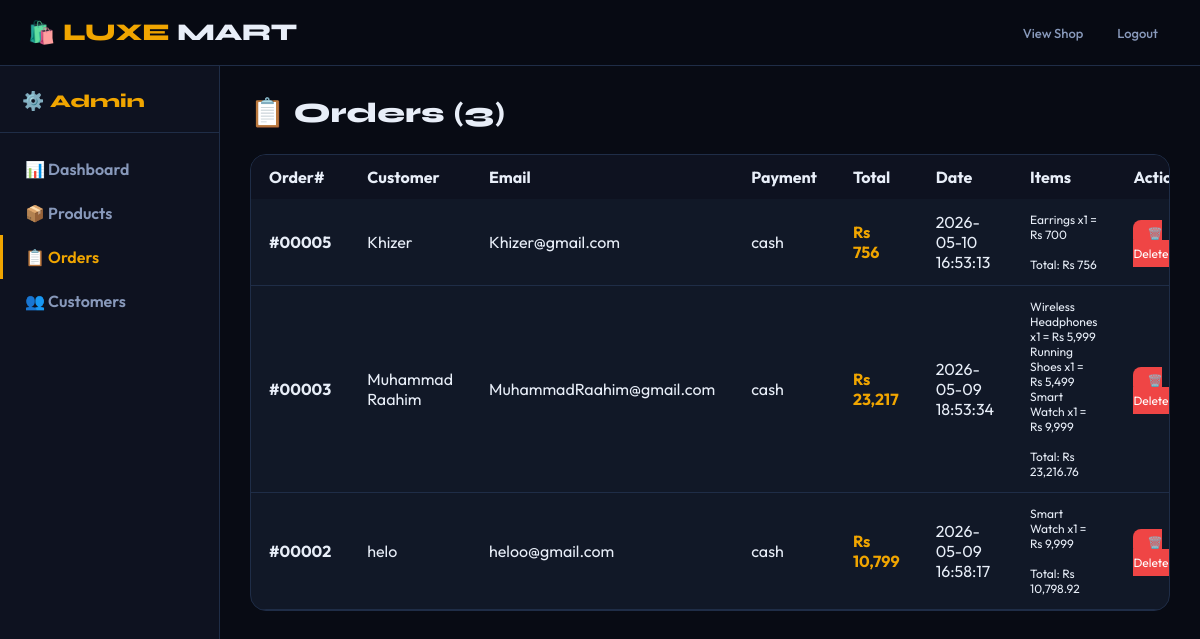
Page /admin.php?tab=orders (signed in) on the committed database.
### tables this page shows
CREATE TABLE `orders` (
  `id` int(11) NOT NULL,
  `cust_name` varchar(100) NOT NULL,
  `email` varchar(100) NOT NULL,
  `phone` varchar(20) DEFAULT NULL,
  `address` text DEFAULT NULL,
  `payment` varchar(30) DEFAULT NULL,
  `items` text DEFAULT NULL,
  `order_date` datetime DEFAULT NULL,
  `status` varchar(30) DEFAULT 'Confirmed',
  `grand_total` decimal(10,2) DEFAULT 0.00
);

### admin.php (the view, shortened to what this page needs)
<?php
include 'db_connect.php';
$custCount = mysqli_fetch_assoc(mysqli_query($conn, "SELECT COUNT(*) as total FROM customers"))['total'];
$orderCount = mysqli_fetch_assoc(mysqli_query($conn, "SELECT COUNT(*) as total FROM orders"))['total'];
$productCount = mysqli_fetch_assoc(mysqli_query($conn, "SELECT COUNT(*) as total FROM products"))['total'];
$revenue = mysqli_fetch_assoc(mysqli_query($conn, "SELECT SUM(grand_total) as total FROM orders"))['total'] ?? 0;
$tab = $_GET['tab'] ?? 'dashboard';
?>
<!DOCTYPE html>
<html lang="en" data-theme="dark">
<head>
    <link rel="stylesheet" href="style.css">
</head>
<body>
<nav id="navbar">
    <a class="brand" href="index.html">
        <span class="brand-icon">🛍️</span>
        <span class="brand-l">LUXE</span><span class="brand-r"> MART</span>
    </a>
    <div class="nav-links">
        <a href="index.html" class="nav-btn">View Shop</a>
        <a href="admin_logout.php" class="nav-btn">Logout</a>
    </div>
</nav>
<div style="display:flex;min-height:calc(100vh - 66px);">
    <div style="width:220px;background:var(--bg2);border-right:1px solid var(--border);padding:24px 0;">
        <div style="padding:0 22px 20px;border-bottom:1px solid var(--border);margin-bottom:14px;">
            <span style="font-family:'Syne',sans-serif;font-size:18px;font-weight:800;color:var(--accent);">⚙️ Admin</span>
        </div>
        <a href="admin.php?tab=dashboard" style="display:flex;align-items:center;gap:10px;padding:12px 22px;color:<?php echo $tab=='dashboard'?'var(--accent)':'var(--text2)'; ?>;text-decoration:none;font-weight:600;border-left:3px solid <?php echo $tab=='dashboard'?'var(--accent)':'transparent'; ?>;">📊 Dashboard</a>
        <a href="admin.php?tab=products" style="display:flex;align-items:center;gap:10px;padding:12px 22px;color:<?php echo $tab=='products'?'var(--accent)':'var(--text2)'; ?>;text-decoration:none;font-weight:600;border-left:3px solid <?php echo $tab=='products'?'var(--accent)':'transparent'; ?>;">📦 Products</a>
        <a href="admin.php?tab=orders" style="display:flex;align-items:center;gap:10px;padding:12px 22px;color:<?php echo $tab=='orders'?'var(--accent)':'var(--text2)'; ?>;text-decoration:none;font-weight:600;border-left:3px solid <?php echo $tab=='orders'?'var(--accent)':'transparent'; ?>;">📋 Orders</a>
        <a href="admin.php?tab=customers" style="display:flex;align-items:center;gap:10px;padding:12px 22px;color:<?php echo $tab=='customers'?'var(--accent)':'var(--text2)'; ?>;text-decoration:none;font-weight:600;border-left:3px solid <?php echo $tab=='customers'?'var(--accent)':'transparent'; ?>;">👥 Customers</a>
    </div>
    <div style="flex:1;padding:30px;overflow-y:auto;">
        <?php if ($tab == 'dashboard'): ?>
            <h2 style="font-family:'Syne',sans-serif;font-size:28px;font-weight:800;margin-bottom:24px;">📊 Dashboard</h2>
            <div style="display:grid;grid-template-columns:repeat(4,1fr);gap:16px;margin-bottom:30px;">
                <div style="background:var(--card);border:1px solid var(--border);border-radius:16px;padding:20px;">
                    <div style="font-size:26px;">📦</div>
                    <div style="font-size:11px;color:var(--text2);text-transform:uppercase;margin:6px 0;">Products</div>
                    <div style="font-size:28px;font-weight:800;"><?php echo $productCount; ?></div>
                </div>
                <div style="background:var(--card);border:1px solid var(--border);border-radius:16px;padding:20px;">
                    <div style="font-size:26px;">👥</div>
                    <div style="font-size:11px;color:var(--text2);text-transform:uppercase;margin:6px 0;">Customers</div>
                    <div style="font-size:28px;font-weight:800;"><?php echo $custCount; ?></div>
                </div>
                <div style="background:var(--card);border:1px solid var(--border);border-radius:16px;padding:20px;">
                    <div style="font-size:26px;">📋</div>
                    <div style="font-size:11px;color:var(--text2);text-transform:uppercase;margin:6px 0;">Orders</div>
                    <div style="font-size:28px;font-weight:800;"><?php echo $orderCount; ?></div>
                </div>
                <div style="background:var(--card);border:1px solid var(--border);border-radius:16px;padding:20px;">
                    <div style="font-size:26px;">💰</div>
                    <div style="font-size:11px;color:var(--text2);text-transform:uppercase;margin:6px 0;">Revenue</div>
                    <div style="font-size:28px;font-weight:800;">Rs <?php echo number_format($revenue); ?></div>
                </div>
            </div>
        <?php elseif ($tab == 'orders'): ?>
            <h2 style="font-family:'Syne',sans-serif;font-size:28px;font-weight:800;margin-bottom:24px;">📋 Orders (<?php echo $orderCount; ?>)</h2>
            <div style="background:var(--card);border:1px solid var(--border);border-radius:16px;overflow:hidden;">
                <table style="width:100%;border-collapse:collapse;">
                    <tr style="background:var(--bg2);">
                        <th style="padding:12px 18px;text-align:left;">Order#</th>
                        <th style="padding:12px 18px;text-align:left;">Customer</th>
                        <th style="padding:12px 18px;text-align:left;">Email</th>
                        <th style="padding:12px 18px;text-align:left;">Payment</th>
                        <th style="padding:12px 18px;text-align:left;">Total</th>
                        <th style="padding:12px 18px;text-align:left;">Date</th>
                        <th style="padding:12px 18px;text-align:left;">Items</th>
                        <th style="padding:12px 18px;text-align:left;">Action</th>
                    </tr>
                    <?php
                    $ordersResult = mysqli_query($conn, "SELECT * FROM orders ORDER BY id DESC");
                    if (mysqli_num_rows($ordersResult) > 0):
                        while($o = mysqli_fetch_assoc($ordersResult)):
                    ?>
                    <tr style="border-bottom:1px solid var(--border);">
                        <td style="padding:13px 18px;"><strong>#<?php echo str_pad($o['id'], 5, '0', STR_PAD_LEFT); ?></strong></td>
                        <td style="padding:13px 18px;"><?php echo htmlspecialchars($o['cust_name']); ?></td>
                        <td style="padding:13px 18px;"><?php echo $o['email']; ?></td>
                        <td style="padding:13px 18px;"><?php echo $o['payment']; ?></td>
                        <td style="padding:13px 18px;color:var(--accent);font-weight:700;">Rs <?php echo number_format($o['grand_total']); ?></td>
                        <td style="padding:13px 18px;"><?php echo $o['order_date']; ?></td>
                        <td style="padding:13px 18px;font-size:12px;"><?php echo nl2br($o['items']); ?></td>
                        <td style="padding:13px 18px;">
                            <a href="admin.php?delete_order=<?php echo $o['id']; ?>&tab=orders" onclick="return confirm('Delete order #<?php echo $o['id']; ?>?')" style="background:var(--red);color:#fff;padding:6px 14px;border-radius:8px;text-decoration:none;font-size:12px;">🗑️ Delete</a>
                        </td>
                    </tr>
                    <?php endwhile; else: ?>
                    <tr><td colspan="8" style="text-align:center;padding:30px;color:var(--text3);">No orders yet</td></tr>
                    <?php endif; ?>
                </table>
            </div>
        <?php endif; ?>
    </div>
</div>
</body>
</html>

### style.css (style rules this page uses)
[data-theme="dark"] { --bg: #080b14; --bg2: #0e1220; --bg3: #151c2e; --card: #111827; --card2: #1a2236; --border: #1f2d47; --text: #e8eef8; --text2: #8899bb; --text3: #4a5c80; --accent: #f0a500; --accent2: #ff6b35; --blue: #3b7ef8; --green: #22c97a; --red: #ef4545; --nav-bg: rgba(8,11,20,0.93); --shadow: rgba(0,0,0,0.6); --glow: rgba(240,165,0,0.18); }
*, *::before, *::after { box-sizing: border-box; margin: 0; padding: 0; }
html { scroll-behavior: smooth; }
body { font-family: 'Outfit', sans-serif; background: var(--bg); color: var(--text); min-height: 100vh; transition: background 0.4s, color 0.4s; overflow-x: hidden; }
a { text-decoration: none; color: inherit; }
#navbar { position: sticky; top: 0; z-index: 500; background: var(--nav-bg); backdrop-filter: blur(20px); border-bottom: 1px solid var(--border); padding: 0 28px; height: 66px; display: flex; align-items: center; justify-content: space-between; transition: background 0.4s, border-color 0.4s; }
.brand { font-family: 'Syne', sans-serif; font-size: 24px; font-weight: 800; letter-spacing: -0.5px; display: flex; align-items: center; gap: 8px; }
.brand-icon { font-size: 22px; animation: spin-slow 10s linear infinite; }
.brand-l { color: var(--accent); }
.brand-r { color: var(--text); }
.nav-links { display: flex; align-items: center; gap: 6px; }
.nav-btn { padding: 8px 14px; border-radius: 10px; font-size: 13px; font-weight: 500; color: var(--text2); background: transparent; transition: all 0.2s; }

### rows in the picture
orders: id "00005", cust_name "Khizer", email "Khizer@gmail.com", payment "cash", grand_total "756", order_date "2026-05-10 16:53:13", items "Earrings x1 = Rs 700 Total: Rs 756"
orders: id "00003", cust_name "Muhammad Raahim", email "MuhammadRaahim@gmail.com", payment "cash", grand_total "23,217", order_date "2026-05-09 18:53:34", items "Wireless Headphones x1 = Rs 5,999 Running Shoes x1 = Rs 5,499 Smart Watch x1 = Rs 9,999 Total: Rs 23,216.76"
orders: id "00002", cust_name "helo", email "heloo@gmail.com", payment "cash", grand_total "10,799", order_date "2026-05-09 16:58:17", items "Smart Watch x1 = Rs 9,999 Total: Rs 10,798.92"

### other values in the picture
$orderCount "3"
